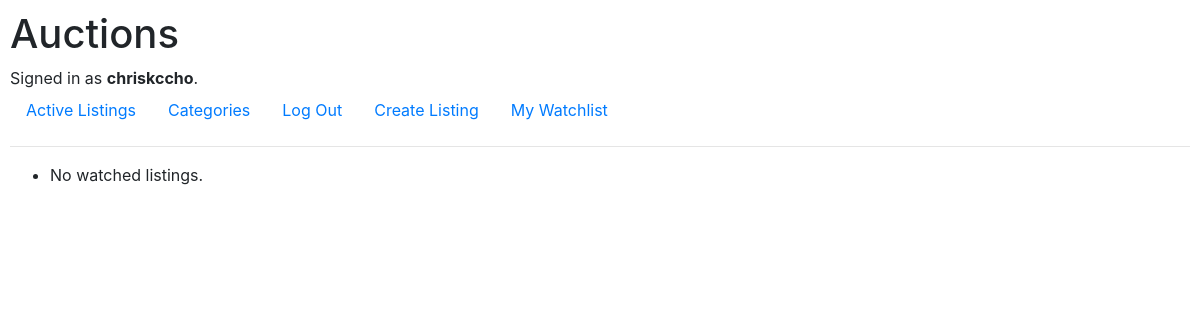
/watchlist (signed in), run on an earlier commit of the app's database.
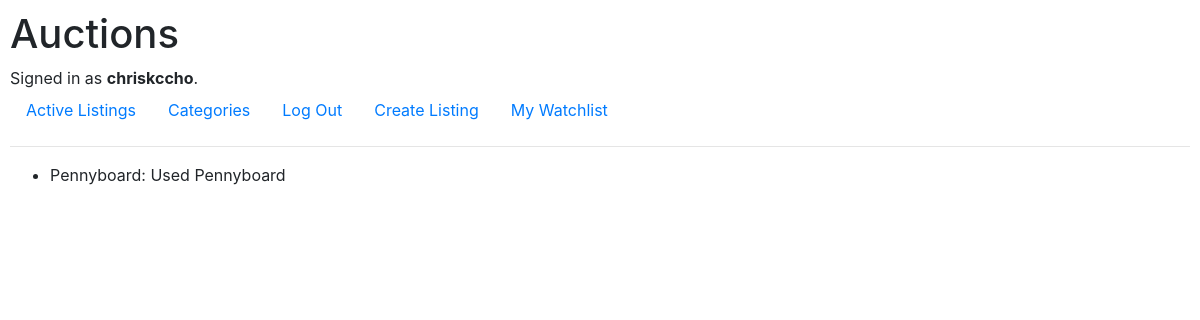
And on a later commit of the database.
### auctions/models.py (models this page shows, shortened)
class Listing(models.Model):
    user_id = models.ForeignKey(User, on_delete=models.CASCADE, related_name="this_user_listings")
    title = models.CharField(max_length=64)
    description = models.TextField(blank=True)
    startingbid = models.FloatField()
    currentbid = models.FloatField(blank=True, null=True)
    category = models.ForeignKey(Category, on_delete=models.CASCADE, related_name="this_category_listings", blank=True, null=True)
    image = models.ImageField(null=True, blank=True)
    isitactive = models.BooleanField(default=True)
    watchlist = models.ManyToManyField(User, blank=True, related_name="this_user_fav_listing")
    dateposted = models.DateTimeField(auto_now_add=True)
    def __str__(self):
        return f"{self.title}: {self.description}"

### auctions/views.py (the view)
# urls.py: path("watchlist", views.watchlist, name="watchlist"),
@login_required
def watchlist(request):
    favlistings = request.user.this_user_fav_listing.all()
    return render(request, "auctions/watchlist.html", {
        "favlistings":favlistings
    })

### auctions/templates/auctions/watchlist.html
{% extends "auctions/layout.html" %}
{% block body %}
{% if favlistings %}
<ul>
    {% for listing in favlistings %}
    <li>{{listing}}</li>
    {% endfor %}
</ul>
{% else %}
<ul>
    <li>No watched listings.</li>
</ul>
{% endif %}
{% endblock %}

What changed in the data, as far as the page shows it:
now on this page (row edited): Listing: title+description "Pennyboard: Used Pennyboard"
Also different on the page:
text no longer shown: "No watched listings."
